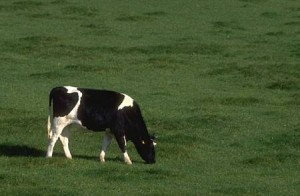
#> input picture images/cow.jpg, 300 x 196 px
$ python k_means.py
#> lines starting #> are read from the running program, lines starting #| are printed output that depends on the picture; after the words box and inside, x2 and y2 are one past the last pixel; in counts of white or black regions, pixels touching at a corner belong together; long printed decimals are rounded
import numpy as np
from matplotlib import image
import matplotlib.pyplot as plt
from tqdm import tqdm


def calculate_k_means(data, k):
    n, d = data.shape

    # random initialize means
    mew_old = mew = np.random.randn(k, d)

    # repeatedly perform assignment and mean update
    # hard limit is 50
    print('starting k-means')
    for x in tqdm(range(50)):

        # assignment
        assignment = np.argmin(np.asarray([np.sum((data - mew[a]) ** 2, axis=1) for a in range(k)]), axis=0)

        # mean update
        mew = np.asarray([np.sum((assignment == a) * (data.transpose()), axis=1) / (
            np.sum(assignment == a) + 1e-8) for a in range(k)])

        # until convergence
        if np.sum((mew - mew_old) ** 2) < 1e-10:
            break
        mew_old = mew

    print("converged at iteration: ", x)

    return mew


def k_means_clustering(data, k):
    # find out k means
    mew = calculate_k_means(data, k)
    print("converged mew: \n", mew)

    # assign clusters
    assignment = np.argmin(np.asarray([np.sum((data - mew[a]) ** 2, axis=1) for a in range(k)]), axis=0)

    return assignment


def main():
    img_mat = image.imread('images/cow.jpg')
#> img_mat is the input picture: shape (196, 300, 3); mean R, G, B 68, 84.9, 47.4
    h, w, d = img_mat.shape
#> h = 196; w = 300; d = 3
    k = 2
    img_mat = img_mat.reshape((h * w, d))
    assignment = k_means_clustering(img_mat, k).reshape(h, w)
#> the loop in calculate_k_means, `for x in tqdm(range(50)):` made 22 passes
#> mew_old on passes 1 to 12: [[21.67, 19.66, 21.58], [69.25, 86.63, 48.07]], [[24.57, 26.62, 18.12], [71.71, 89.84, 49.87]], [[27.17, 31.17, 19.09], [72.06, 90.21, 50.18]], [[28.76, 33.91, 19.72], [72.29, 90.43, 50.39]], [[29.99, 35.96, 20.26], [72.46, 90.61, 50.55]], [[30.88, 37.39, 20.65], [72.59, 90.74, 50.68]], [[31.52, 38.45, 20.94], [72.69, 90.84, 50.77]], [[32.1, 39.38, 21.22], [72.78, 90.93, 50.86]], [[32.62, 40.21, 21.44], [72.87, 91.01, 50.94]], [[33.01, 40.83, 21.64], [72.93, 91.07, 51]], [[33.32, 41.29, 21.79], [72.98, 91.12, 51.04]], [[33.58, 41.72, 21.92], [73.02, 91.17, 51.09]]
#> mew on pass 22: [[34.59, 43.28, 22.44], [73.2, 91.34, 51.25]]
#| converged mew:
#|  [[34.593 43.279 22.440]
#|  [73.198 91.338 51.250]]
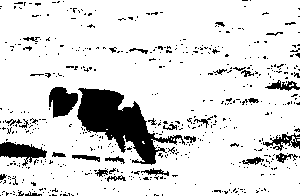
#> assignment: shape (196, 300) int64; values 0 (black) and 1 (white), 86.5% white; 541 black regions (508 under 20 px), largest, box (x1, y1, x2, y2) and area: (77, 88, 185, 165) 3314, (49, 87, 78, 118) 613, (0, 142, 47, 166) 585

    # duplicate to create image to RGB
    assignment = np.asarray(np.dstack((assignment, assignment, assignment)), dtype=np.float32) / (k - 1 + 1e-20)
    plt.imshow(assignment)
    plt.show()


if __name__ == '__main__':
    main()
